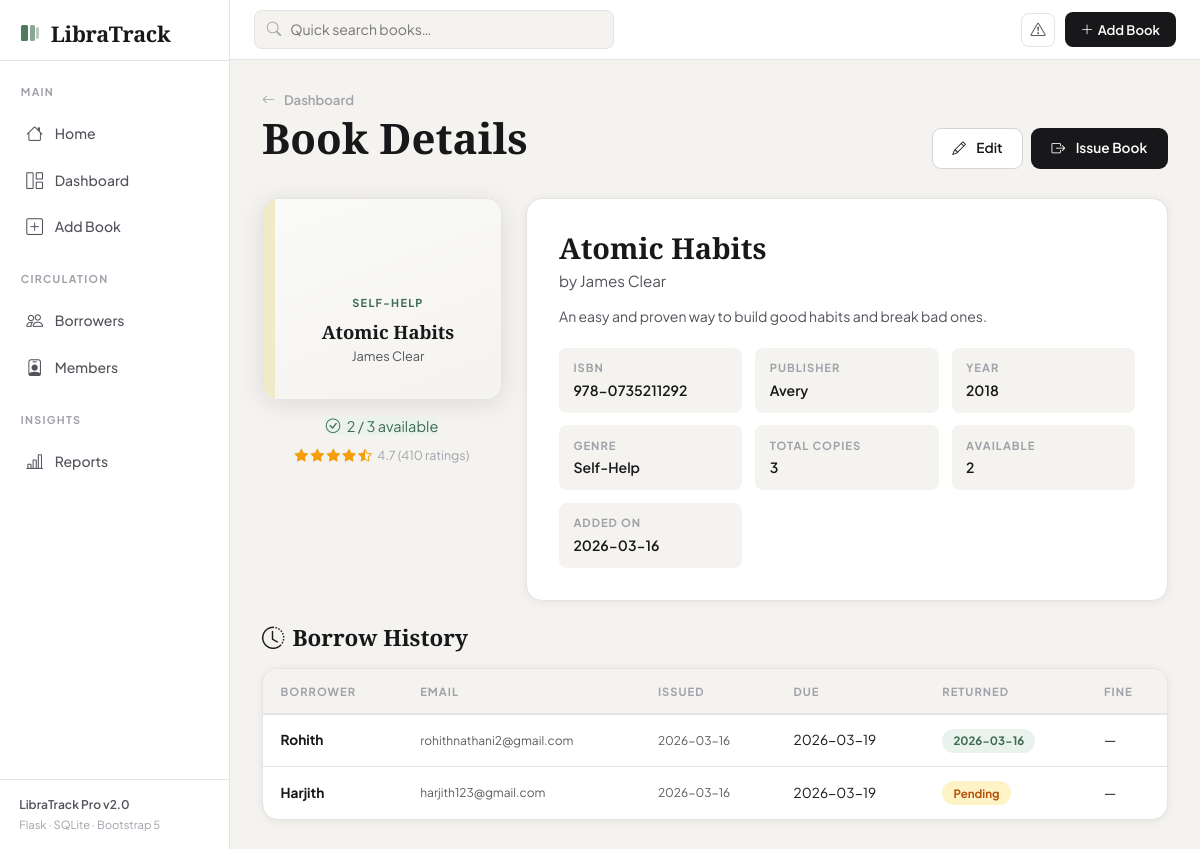
The page /book/6 on the database its author committed.
### tables this page shows
CREATE TABLE books (
                id            INTEGER PRIMARY KEY AUTOINCREMENT,
                title         TEXT    NOT NULL,
                author        TEXT    NOT NULL,
                genre         TEXT    NOT NULL,
                isbn          TEXT,
                publisher     TEXT,
                year          INTEGER,
                total_copies  INTEGER NOT NULL DEFAULT 1,
                available     INTEGER NOT NULL DEFAULT 1,
                cover_color   TEXT    DEFAULT '#c8dfc8',
                description   TEXT,
                rating        REAL    DEFAULT 0,
                rating_count  INTEGER DEFAULT 0,
                added_on      TEXT    NOT NULL
            );

CREATE TABLE borrowers (
                id          INTEGER PRIMARY KEY AUTOINCREMENT,
                book_id     INTEGER NOT NULL,
                member_id   INTEGER,
                name        TEXT    NOT NULL,
                email       TEXT    NOT NULL,
                phone       TEXT,
                borrow_date TEXT    NOT NULL,
                due_date    TEXT    NOT NULL,
                returned    INTEGER NOT NULL DEFAULT 0,
                return_date TEXT,
                fine        REAL    DEFAULT 0,
                FOREIGN KEY(book_id) REFERENCES books(id)
            );

### app.py (the view)
@app.route('/book/<int:bid>')
def book_detail(bid):
    with db() as c:
        book = c.execute("SELECT * FROM books WHERE id=?", (bid,)).fetchone()
        if not book: flash('Book not found.','error'); return redirect(url_for('index'))
        history = c.execute("SELECT * FROM borrowers WHERE book_id=? ORDER BY borrow_date DESC LIMIT 10", (bid,)).fetchall()
        today = date.today().isoformat()
    return render_template('book_detail.html', book=book, history=history, today=today)

### app.py (called while the page is built)
def db():
    c = sqlite3.connect(DB)
    c.row_factory = sqlite3.Row
    return c

### templates/book_detail.html (shortened to what this page needs)
{% extends "base.html" %}
{% block content %}
<div class="dash-header">
  <div>
    <a href="{{ url_for('index') }}" class="back-link"><i class="bi bi-arrow-left me-1"></i>Dashboard</a>
    <h1 class="page-title mt-1">Book Details</h1>
  </div>
  <div class="d-flex gap-2">
    <a href="{{ url_for('edit_book', bid=book.id) }}" class="btn-outline-action"><i class="bi bi-pencil me-1"></i>Edit</a>
    {% if book.available > 0 %}
      <a href="{{ url_for('borrow', bid=book.id) }}" class="btn-primary-action"><i class="bi bi-box-arrow-right me-1"></i>Issue Book</a>
    {% endif %}
  </div>
</div>
<div class="detail-layout">
  <div class="detail-cover-card" style="--spine: {{ book.cover_color }}">
    <div class="dc-visual">
      <div class="dc-spine-strip"></div>
      <div class="dc-cover-face">
        <div class="dc-genre-label">{{ book.genre }}</div>
        <div class="dc-title-big">{{ book.title }}</div>
        <div class="dc-author-label">{{ book.author }}</div>
      </div>
    </div>
    <div class="dc-badges mt-3">
      <span class="avail-badge {% if book.available>0 %}av-yes{% else %}av-no{% endif %}">
        <i class="bi bi-{% if book.available>0 %}check-circle{% else %}x-circle{% endif %} me-1"></i>
        {{ book.available }} / {{ book.total_copies }} available
      </span>
    </div>
    {% if book.rating_count > 0 %}
    <div class="dc-rating mt-2">
      {% for i in range(5) %}
        <i class="bi bi-star{% if i < book.rating|int %}-fill{% elif i < book.rating %}-half{% endif %}"></i>
      {% endfor %}
      <span>{{ "%.1f"|format(book.rating) }} ({{ book.rating_count }} ratings)</span>
    </div>
    {% endif %}
  </div>
  <div class="detail-info-card">
    <h2 class="di-title">{{ book.title }}</h2>
    <p class="di-author">by {{ book.author }}</p>
    {% if book.description %}
      <p class="di-desc">{{ book.description }}</p>
    {% endif %}
    <div class="di-meta-grid">
      <div class="dim-item"><span class="dim-lbl">ISBN</span><span class="dim-val">{{ book.isbn or '—' }}</span></div>
      <div class="dim-item"><span class="dim-lbl">Publisher</span><span class="dim-val">{{ book.publisher or '—' }}</span></div>
      <div class="dim-item"><span class="dim-lbl">Year</span><span class="dim-val">{{ book.year or '—' }}</span></div>
      <div class="dim-item"><span class="dim-lbl">Genre</span><span class="dim-val">{{ book.genre }}</span></div>
      <div class="dim-item"><span class="dim-lbl">Total Copies</span><span class="dim-val">{{ book.total_copies }}</span></div>
      <div class="dim-item"><span class="dim-lbl">Available</span><span class="dim-val">{{ book.available }}</span></div>
      <div class="dim-item"><span class="dim-lbl">Added On</span><span class="dim-val">{{ book.added_on }}</span></div>
    </div>
  </div>
</div>
<div class="detail-history mt-4">
  <h3 class="section-title mb-3"><i class="bi bi-clock-history me-2"></i>Borrow History</h3>
  {% if history %}
  <div class="table-card">
    <table class="table-pro">
      <thead><tr><th>Borrower</th><th>Email</th><th>Issued</th><th>Due</th><th>Returned</th><th>Fine</th></tr></thead>
      <tbody>
        {% for h in history %}
        <tr class="{% if not h.returned and h.due_date < today %}tr-overdue{% endif %}">
          <td><strong>{{ h.name }}</strong></td>
          <td class="text-muted small">{{ h.email }}</td>
          <td class="text-muted small">{{ h.borrow_date }}</td>
          <td class="{% if not h.returned and h.due_date < today %}text-danger fw-bold{% endif %}">{{ h.due_date }}</td>
          <td>
            {% if h.returned %}
              <span class="pill pill-green">{{ h.return_date }}</span>
            {% else %}
              <span class="pill pill-amber">Pending</span>
            {% endif %}
          </td>
          <td>{% if h.fine > 0 %}<span class="text-danger fw-bold">₹{{ h.fine }}</span>{% else %}—{% endif %}</td>
        </tr>
        {% endfor %}
      </tbody>
    </table>
  </div>
  {% else %}
    <div class="empty-state" style="padding:2rem">
      <div class="es-icon" style="font-size:2rem">📋</div>
      <p>No borrow history yet.</p>
    </div>
  {% endif %}
</div>
{% endblock %}

### rows shown on the page
books: genre "SELF-HELP", title "Atomic Habits", author "James Clear", available "2", total_copies "3", rating "4.7", rating_count "410", description "An easy and proven way to build good habits and break bad ones.", isbn "978-0735211292", publisher "Avery", year "2018", genre "Self-Help", added_on "2026-03-16"
borrowers: name "Rohith", email "rohithnathani2@gmail.com", borrow_date "2026-03-16", due_date "2026-03-19", return_date "2026-03-16"
borrowers: name "Harjith", email "harjith123@gmail.com", borrow_date "2026-03-16", due_date "2026-03-19", returned "Pending"
